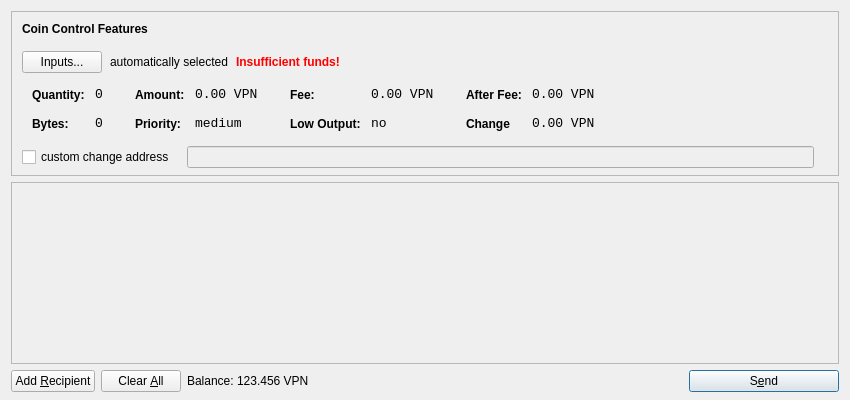
<?xml version="1.0" encoding="UTF-8"?>
<ui version="4.0">
 <class>SendCoinsDialog</class>
 <widget class="QDialog" name="SendCoinsDialog">
  <property name="geometry">
   <rect>
    <x>0</x>
    <y>0</y>
    <width>850</width>
    <height>400</height>
   </rect>
  </property>
  <property name="windowTitle">
   <string>Send Coins</string>
  </property>
  <property name="styleSheet">
   <string notr="true"/>
  </property>
  <layout class="QVBoxLayout" name="verticalLayout" stretch="0,1,0">
   <property name="bottomMargin">
    <number>8</number>
   </property>
   <item>
    <widget class="QFrame" name="frameCoinControl">
     <property name="sizePolicy">
      <sizepolicy hsizetype="Expanding" vsizetype="Expanding">
       <horstretch>0</horstretch>
       <verstretch>0</verstretch>
      </sizepolicy>
     </property>
     <property name="maximumSize">
      <size>
       <width>16777215</width>
       <height>16777215</height>
      </size>
     </property>
     <property name="frameShape">
      <enum>QFrame::StyledPanel</enum>
     </property>
     <property name="frameShadow">
      <enum>QFrame::Sunken</enum>
     </property>
     <layout class="QVBoxLayout" name="verticalLayoutCoinControl2">
      <property name="spacing">
       <number>6</number>
      </property>
      <property name="leftMargin">
       <number>0</number>
      </property>
      <property name="topMargin">
       <number>0</number>
      </property>
      <property name="rightMargin">
       <number>0</number>
      </property>
      <property name="bottomMargin">
       <number>6</number>
      </property>
      <item>
       <layout class="QVBoxLayout" name="verticalLayoutCoinControl" stretch="0,0,0,0,1">
        <property name="spacing">
         <number>0</number>
        </property>
        <property name="leftMargin">
         <number>10</number>
        </property>
        <property name="topMargin">
         <number>10</number>
        </property>
        <item>
         <layout class="QHBoxLayout" name="horizontalLayoutCoinControl1">
          <property name="bottomMargin">
           <number>15</number>
          </property>
          <item>
           <widget class="QLabel" name="labelCoinControlFeatures">
            <property name="sizePolicy">
             <sizepolicy hsizetype="Preferred" vsizetype="Maximum">
              <horstretch>0</horstretch>
              <verstretch>0</verstretch>
             </sizepolicy>
            </property>
            <property name="font">
             <font>
              <weight>75</weight>
              <bold>true</bold>
             </font>
            </property>
            <property name="styleSheet">
             <string notr="true">font-weight:bold;</string>
            </property>
            <property name="text">
             <string>Coin Control Features</string>
            </property>
           </widget>
          </item>
         </layout>
        </item>
        <item>
         <layout class="QHBoxLayout" name="horizontalLayoutCoinControl2" stretch="0,0,0,0">
          <property name="spacing">
           <number>8</number>
          </property>
          <property name="bottomMargin">
           <number>10</number>
          </property>
          <item>
           <widget class="QPushButton" name="pushButtonCoinControl">
            <property name="styleSheet">
             <string notr="true"/>
            </property>
            <property name="text">
             <string>Inputs...</string>
            </property>
           </widget>
          </item>
          <item>
           <widget class="QLabel" name="labelCoinControlAutomaticallySelected">
            <property name="text">
             <string>automatically selected</string>
            </property>
            <property name="margin">
             <number>5</number>
            </property>
           </widget>
          </item>
          <item>
           <widget class="QLabel" name="labelCoinControlInsuffFunds">
            <property name="font">
             <font>
              <weight>75</weight>
              <bold>true</bold>
             </font>
            </property>
            <property name="styleSheet">
             <string notr="true">color:red;font-weight:bold;</string>
            </property>
            <property name="text">
             <string>Insufficient funds!</string>
            </property>
            <property name="margin">
             <number>5</number>
            </property>
           </widget>
          </item>
          <item>
           <spacer name="horizontalSpacerCoinControl">
            <property name="orientation">
             <enum>Qt::Horizontal</enum>
            </property>
            <property name="sizeHint" stdset="0">
             <size>
              <width>40</width>
              <height>1</height>
             </size>
            </property>
           </spacer>
          </item>
         </layout>
        </item>
        <item>
         <widget class="QWidget" name="widgetCoinControl" native="true">
          <property name="sizePolicy">
           <sizepolicy hsizetype="Preferred" vsizetype="Preferred">
            <horstretch>0</horstretch>
            <verstretch>0</verstretch>
           </sizepolicy>
          </property>
          <property name="minimumSize">
           <size>
            <width>0</width>
            <height>0</height>
           </size>
          </property>
          <property name="styleSheet">
           <string notr="true"/>
          </property>
          <layout class="QHBoxLayout" name="horizontalLayoutCoinControl5">
           <property name="margin">
            <number>0</number>
           </property>
           <item>
            <layout class="QHBoxLayout" name="horizontalLayoutCoinControl3" stretch="0,0,0,1">
             <property name="spacing">
              <number>20</number>
             </property>
             <property name="topMargin">
              <number>0</number>
             </property>
             <property name="bottomMargin">
              <number>10</number>
             </property>
             <item>
              <layout class="QFormLayout" name="formLayoutCoinControl1">
               <property name="horizontalSpacing">
                <number>10</number>
               </property>
               <property name="verticalSpacing">
                <number>14</number>
               </property>
               <property name="leftMargin">
                <number>10</number>
               </property>
               <property name="topMargin">
                <number>4</number>
               </property>
               <property name="rightMargin">
                <number>6</number>
               </property>
               <item row="0" column="0">
                <widget class="QLabel" name="labelCoinControlQuantityText">
                 <property name="styleSheet">
                  <string notr="true">font-weight:bold;</string>
                 </property>
                 <property name="text">
                  <string>Quantity:</string>
                 </property>
                 <property name="margin">
                  <number>0</number>
                 </property>
                </widget>
               </item>
               <item row="0" column="1">
                <widget class="QLabel" name="labelCoinControlQuantity">
                 <property name="font">
                  <font>
                   <family>Monospace</family>
                   <pointsize>10</pointsize>
                  </font>
                 </property>
                 <property name="cursor">
                  <cursorShape>IBeamCursor</cursorShape>
                 </property>
                 <property name="contextMenuPolicy">
                  <enum>Qt::ActionsContextMenu</enum>
                 </property>
                 <property name="text">
                  <string>0</string>
                 </property>
                 <property name="margin">
                  <number>0</number>
                 </property>
                 <property name="textInteractionFlags">
                  <set>Qt::LinksAccessibleByMouse|Qt::TextSelectableByKeyboard|Qt::TextSelectableByMouse</set>
                 </property>
                </widget>
               </item>
               <item row="1" column="0">
                <widget class="QLabel" name="labelCoinControlBytesText">
                 <property name="styleSheet">
                  <string notr="true">font-weight:bold;</string>
                 </property>
                 <property name="text">
                  <string>Bytes:</string>
                 </property>
                </widget>
               </item>
               <item row="1" column="1">
                <widget class="QLabel" name="labelCoinControlBytes">
                 <property name="font">
                  <font>
                   <family>Monospace</family>
                   <pointsize>10</pointsize>
                  </font>
                 </property>
                 <property name="cursor">
                  <cursorShape>IBeamCursor</cursorShape>
                 </property>
                 <property name="contextMenuPolicy">
                  <enum>Qt::ActionsContextMenu</enum>
                 </property>
                 <property name="text">
                  <string>0</string>
                 </property>
                 <property name="textInteractionFlags">
                  <set>Qt::LinksAccessibleByMouse|Qt::TextSelectableByKeyboard|Qt::TextSelectableByMouse</set>
                 </property>
                </widget>
               </item>
              </layout>
             </item>
             <item>
              <layout class="QFormLayout" name="formLayoutCoinControl2">
               <property name="horizontalSpacing">
                <number>10</number>
               </property>
               <property name="verticalSpacing">
                <number>14</number>
               </property>
               <property name="leftMargin">
                <number>6</number>
               </property>
               <property name="topMargin">
                <number>4</number>
               </property>
               <property name="rightMargin">
                <number>6</number>
               </property>
               <item row="0" column="0">
                <widget class="QLabel" name="labelCoinControlAmountText">
                 <property name="styleSheet">
                  <string notr="true">font-weight:bold;</string>
                 </property>
                 <property name="text">
                  <string>Amount:</string>
                 </property>
                 <property name="margin">
                  <number>0</number>
                 </property>
                </widget>
               </item>
               <item row="0" column="1">
                <widget class="QLabel" name="labelCoinControlAmount">
                 <property name="font">
                  <font>
                   <family>Monospace</family>
                   <pointsize>10</pointsize>
                  </font>
                 </property>
                 <property name="cursor">
                  <cursorShape>IBeamCursor</cursorShape>
                 </property>
                 <property name="contextMenuPolicy">
                  <enum>Qt::ActionsContextMenu</enum>
                 </property>
                 <property name="text">
                  <string>0.00 VPN</string>
                 </property>
                 <property name="textInteractionFlags">
                  <set>Qt::LinksAccessibleByMouse|Qt::TextSelectableByKeyboard|Qt::TextSelectableByMouse</set>
                 </property>
                </widget>
               </item>
               <item row="1" column="0">
                <widget class="QLabel" name="labelCoinControlPriorityText">
                 <property name="styleSheet">
                  <string notr="true">font-weight:bold;</string>
                 </property>
                 <property name="text">
                  <string>Priority:</string>
                 </property>
                </widget>
               </item>
               <item row="1" column="1">
                <widget class="QLabel" name="labelCoinControlPriority">
                 <property name="font">
                  <font>
                   <family>Monospace</family>
                   <pointsize>10</pointsize>
                  </font>
                 </property>
                 <property name="cursor">
                  <cursorShape>IBeamCursor</cursorShape>
                 </property>
                 <property name="contextMenuPolicy">
                  <enum>Qt::ActionsContextMenu</enum>
                 </property>
                 <property name="text">
                  <string>medium</string>
                 </property>
                 <property name="textInteractionFlags">
                  <set>Qt::LinksAccessibleByMouse|Qt::TextSelectableByKeyboard|Qt::TextSelectableByMouse</set>
                 </property>
                </widget>
               </item>
              </layout>
             </item>
             <item>
              <layout class="QFormLayout" name="formLayoutCoinControl3">
               <property name="horizontalSpacing">
                <number>10</number>
               </property>
               <property name="verticalSpacing">
                <number>14</number>
               </property>
               <property name="leftMargin">
                <number>6</number>
               </property>
               <property name="topMargin">
                <number>4</number>
               </property>
               <property name="rightMargin">
                <number>6</number>
               </property>
               <item row="0" column="0">
                <widget class="QLabel" name="labelCoinControlFeeText">
                 <property name="styleSheet">
                  <string notr="true">font-weight:bold;</string>
                 </property>
                 <property name="text">
                  <string>Fee:</string>
                 </property>
                 <property name="margin">
                  <number>0</number>
                 </property>
                </widget>
               </item>
               <item row="0" column="1">
                <widget class="QLabel" name="labelCoinControlFee">
                 <property name="font">
                  <font>
                   <family>Monospace</family>
                   <pointsize>10</pointsize>
                  </font>
                 </property>
                 <property name="cursor">
                  <cursorShape>IBeamCursor</cursorShape>
                 </property>
                 <property name="contextMenuPolicy">
                  <enum>Qt::ActionsContextMenu</enum>
                 </property>
                 <property name="text">
                  <string>0.00 VPN</string>
                 </property>
                 <property name="textInteractionFlags">
                  <set>Qt::LinksAccessibleByMouse|Qt::TextSelectableByKeyboard|Qt::TextSelectableByMouse</set>
                 </property>
                </widget>
               </item>
               <item row="1" column="0">
                <widget class="QLabel" name="labelCoinControlLowOutputText">
                 <property name="styleSheet">
                  <string notr="true">font-weight:bold;</string>
                 </property>
                 <property name="text">
                  <string>Low Output:</string>
                 </property>
                </widget>
               </item>
               <item row="1" column="1">
                <widget class="QLabel" name="labelCoinControlLowOutput">
                 <property name="font">
                  <font>
                   <family>Monospace</family>
                   <pointsize>10</pointsize>
                  </font>
                 </property>
                 <property name="cursor">
                  <cursorShape>IBeamCursor</cursorShape>
                 </property>
                 <property name="contextMenuPolicy">
                  <enum>Qt::ActionsContextMenu</enum>
                 </property>
                 <property name="text">
                  <string>no</string>
                 </property>
                 <property name="textInteractionFlags">
                  <set>Qt::LinksAccessibleByMouse|Qt::TextSelectableByKeyboard|Qt::TextSelectableByMouse</set>
                 </property>
                </widget>
               </item>
              </layout>
             </item>
             <item>
              <layout class="QFormLayout" name="formLayoutCoinControl4">
               <property name="horizontalSpacing">
                <number>10</number>
               </property>
               <property name="verticalSpacing">
                <number>14</number>
               </property>
               <property name="leftMargin">
                <number>6</number>
               </property>
               <property name="topMargin">
                <number>4</number>
               </property>
               <property name="rightMargin">
                <number>6</number>
               </property>
               <item row="0" column="0">
                <widget class="QLabel" name="labelCoinControlAfterFeeText">
                 <property name="styleSheet">
                  <string notr="true">font-weight:bold;</string>
                 </property>
                 <property name="text">
                  <string>After Fee:</string>
                 </property>
                 <property name="margin">
                  <number>0</number>
                 </property>
                </widget>
               </item>
               <item row="0" column="1">
                <widget class="QLabel" name="labelCoinControlAfterFee">
                 <property name="font">
                  <font>
                   <family>Monospace</family>
                   <pointsize>10</pointsize>
                  </font>
                 </property>
                 <property name="cursor">
                  <cursorShape>IBeamCursor</cursorShape>
                 </property>
                 <property name="contextMenuPolicy">
                  <enum>Qt::ActionsContextMenu</enum>
                 </property>
                 <property name="text">
                  <string>0.00 VPN</string>
                 </property>
                 <property name="textInteractionFlags">
                  <set>Qt::LinksAccessibleByMouse|Qt::TextSelectableByKeyboard|Qt::TextSelectableByMouse</set>
                 </property>
                </widget>
               </item>
               <item row="1" column="0">
                <widget class="QLabel" name="labelCoinControlChangeText">
                 <property name="styleSheet">
                  <string notr="true">font-weight:bold;</string>
                 </property>
                 <property name="text">
                  <string>Change</string>
                 </property>
                </widget>
               </item>
               <item row="1" column="1">
                <widget class="QLabel" name="labelCoinControlChange">
                 <property name="font">
                  <font>
                   <family>Monospace</family>
                   <pointsize>10</pointsize>
                  </font>
                 </property>
                 <property name="cursor">
                  <cursorShape>IBeamCursor</cursorShape>
                 </property>
                 <property name="contextMenuPolicy">
                  <enum>Qt::ActionsContextMenu</enum>
                 </property>
                 <property name="text">
                  <string>0.00 VPN</string>
                 </property>
                 <property name="textInteractionFlags">
                  <set>Qt::LinksAccessibleByMouse|Qt::TextSelectableByKeyboard|Qt::TextSelectableByMouse</set>
                 </property>
                </widget>
               </item>
              </layout>
             </item>
            </layout>
           </item>
          </layout>
         </widget>
        </item>
        <item>
         <layout class="QHBoxLayout" name="horizontalLayoutCoinControl4" stretch="0,0,0">
          <property name="spacing">
           <number>12</number>
          </property>
          <property name="sizeConstraint">
           <enum>QLayout::SetDefaultConstraint</enum>
          </property>
          <property name="topMargin">
           <number>5</number>
          </property>
          <property name="rightMargin">
           <number>5</number>
          </property>
          <item>
           <widget class="QCheckBox" name="checkBoxCoinControlChange">
            <property name="text">
             <string>custom change address</string>
            </property>
           </widget>
          </item>
          <item>
           <widget class="QLineEdit" name="lineEditCoinControlChange">
            <property name="enabled">
             <bool>false</bool>
            </property>
            <property name="sizePolicy">
             <sizepolicy hsizetype="Expanding" vsizetype="Fixed">
              <horstretch>0</horstretch>
              <verstretch>0</verstretch>
             </sizepolicy>
            </property>
           </widget>
          </item>
          <item>
           <widget class="QLabel" name="labelCoinControlChangeLabel">
            <property name="sizePolicy">
             <sizepolicy hsizetype="Preferred" vsizetype="Expanding">
              <horstretch>0</horstretch>
              <verstretch>0</verstretch>
             </sizepolicy>
            </property>
            <property name="minimumSize">
             <size>
              <width>0</width>
              <height>0</height>
             </size>
            </property>
            <property name="text">
             <string/>
            </property>
            <property name="margin">
             <number>3</number>
            </property>
           </widget>
          </item>
         </layout>
        </item>
        <item>
         <spacer name="verticalSpacerCoinControl">
          <property name="orientation">
           <enum>Qt::Vertical</enum>
          </property>
          <property name="sizeHint" stdset="0">
           <size>
            <width>800</width>
            <height>1</height>
           </size>
          </property>
         </spacer>
        </item>
       </layout>
      </item>
     </layout>
    </widget>
   </item>
   <item>
    <widget class="QScrollArea" name="scrollArea">
     <property name="widgetResizable">
      <bool>true</bool>
     </property>
     <widget class="QWidget" name="scrollAreaWidgetContents">
      <property name="geometry">
       <rect>
        <x>0</x>
        <y>0</y>
        <width>830</width>
        <height>175</height>
       </rect>
      </property>
      <layout class="QVBoxLayout" name="verticalLayout_2">
       <property name="margin">
        <number>0</number>
       </property>
       <item>
        <layout class="QVBoxLayout" name="entries">
         <property name="spacing">
          <number>6</number>
         </property>
        </layout>
       </item>
       <item>
        <spacer name="verticalSpacer">
         <property name="orientation">
          <enum>Qt::Vertical</enum>
         </property>
         <property name="sizeHint" stdset="0">
          <size>
           <width>20</width>
           <height>40</height>
          </size>
         </property>
        </spacer>
       </item>
      </layout>
     </widget>
    </widget>
   </item>
   <item>
    <layout class="QHBoxLayout" name="horizontalLayout">
     <item>
      <widget class="QPushButton" name="addButton">
       <property name="toolTip">
        <string>Send to multiple recipients at once</string>
       </property>
       <property name="text">
        <string>Add &amp;Recipient</string>
       </property>
       <property name="icon">
        <iconset resource="../bitcoin.qrc">
         <normaloff>:/icons/add</normaloff>:/icons/add</iconset>
       </property>
       <property name="autoDefault">
        <bool>false</bool>
       </property>
      </widget>
     </item>
     <item>
      <widget class="QPushButton" name="clearButton">
       <property name="sizePolicy">
        <sizepolicy hsizetype="Minimum" vsizetype="Fixed">
         <horstretch>0</horstretch>
         <verstretch>0</verstretch>
        </sizepolicy>
       </property>
       <property name="toolTip">
        <string>Remove all transaction fields</string>
       </property>
       <property name="text">
        <string>Clear &amp;All</string>
       </property>
       <property name="icon">
        <iconset resource="../bitcoin.qrc">
         <normaloff>:/icons/remove</normaloff>:/icons/remove</iconset>
       </property>
       <property name="autoRepeatDelay">
        <number>300</number>
       </property>
       <property name="autoDefault">
        <bool>false</bool>
       </property>
      </widget>
     </item>
     <item>
      <layout class="QHBoxLayout" name="horizontalLayout_2">
       <property name="spacing">
        <number>3</number>
       </property>
       <item>
        <widget class="QLabel" name="label">
         <property name="sizePolicy">
          <sizepolicy hsizetype="Preferred" vsizetype="Fixed">
           <horstretch>0</horstretch>
           <verstretch>0</verstretch>
          </sizepolicy>
         </property>
         <property name="text">
          <string>Balance:</string>
         </property>
        </widget>
       </item>
       <item>
        <widget class="QLabel" name="labelBalance">
         <property name="sizePolicy">
          <sizepolicy hsizetype="Preferred" vsizetype="Fixed">
           <horstretch>0</horstretch>
           <verstretch>0</verstretch>
          </sizepolicy>
         </property>
         <property name="cursor">
          <cursorShape>IBeamCursor</cursorShape>
         </property>
         <property name="text">
          <string>123.456 VPN</string>
         </property>
         <property name="textInteractionFlags">
          <set>Qt::LinksAccessibleByMouse|Qt::TextSelectableByKeyboard|Qt::TextSelectableByMouse</set>
         </property>
        </widget>
       </item>
      </layout>
     </item>
     <item>
      <spacer name="horizontalSpacer">
       <property name="orientation">
        <enum>Qt::Horizontal</enum>
       </property>
       <property name="sizeHint" stdset="0">
        <size>
         <width>40</width>
         <height>20</height>
        </size>
       </property>
      </spacer>
     </item>
     <item>
      <widget class="QPushButton" name="sendButton">
       <property name="minimumSize">
        <size>
         <width>150</width>
         <height>0</height>
        </size>
       </property>
       <property name="toolTip">
        <string>Confirm the send action</string>
       </property>
       <property name="text">
        <string>S&amp;end</string>
       </property>
       <property name="icon">
        <iconset resource="../bitcoin.qrc">
         <normaloff>:/icons/send</normaloff>:/icons/send</iconset>
       </property>
       <property name="default">
        <bool>true</bool>
       </property>
      </widget>
     </item>
    </layout>
   </item>
  </layout>
 </widget>
 <resources>
  <include location="../bitcoin.qrc"/>
 </resources>
 <connections/>
</ui>
